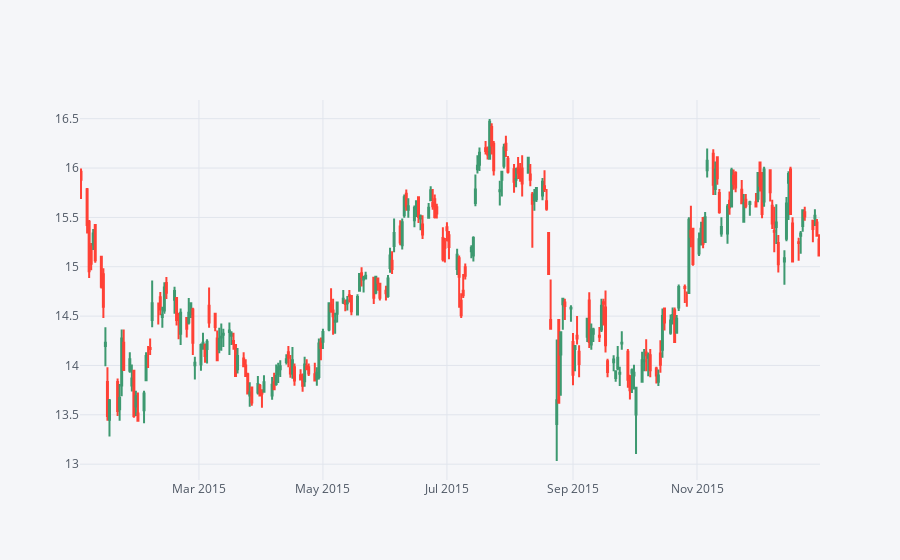

This figure's notebook cell:
### Code cell
bank_stocks.loc['2015-01-01':'2016-01-01']['BAC'].iplot(kind='candle')

### Figure 1 — Plotly figure (JSON) as saved in the notebook; plotly's stock layout.template omitted (floating-point values rounded to 4 significant figures; data arrays with more than 128 entries replaced by an {"elided": "..."} marker saying what was removed)
{"data": [{"close": {"elided": "252 float values"}, "high": {"elided": "252 float values"}, "low": {"elided": "252 float values"}, "open": {"elided": "252 float values"}, "showlegend": false, "type": "candlestick", "x": {"elided": "252 str values"}, "yaxis": "y2"}], "layout": {"legend": {"bgcolor": "#F5F6F9", "font": {"color": "#4D5663"}}, "paper_bgcolor": "#F5F6F9", "plot_bgcolor": "#F5F6F9", "title": {"font": {"color": "#4D5663"}}, "xaxis": {"gridcolor": "#E1E5ED", "rangeslider": {"visible": false}, "showgrid": true, "tickfont": {"color": "#4D5663"}, "title": {"font": {"color": "#4D5663"}, "text": ""}, "zerolinecolor": "#E1E5ED"}, "yaxis": {"gridcolor": "#E1E5ED", "showgrid": true, "showticklabels": false, "tickfont": {"color": "#4D5663"}, "title": {"font": {"color": "#4D5663"}, "text": ""}, "zerolinecolor": "#E1E5ED"}, "yaxis2": {"gridcolor": "#E1E5ED", "showgrid": true, "tickfont": {"color": "#4D5663"}, "title": {"font": {"color": "#4D5663"}, "text": ""}, "zerolinecolor": "#E1E5ED"}}}
